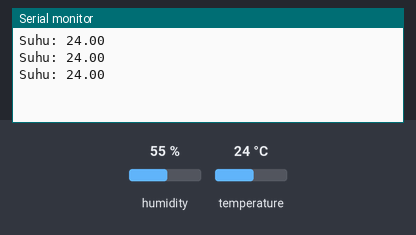
The sketch below on a simulated Arduino Uno, built with avr-gcc and run on an emulated ATmega328P. On the bench: the last lines printed to the serial monitor. The test bench sets the inputs (shaded band); at power-on: temperature 24 °C, humidity 55 %.

Above: at 2.8 s.
2.9 s: temperature set to 12 °C
At 5.5 s:
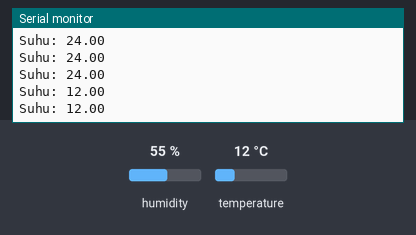
5.6 s: temperature set to 19 °C
At 6.6 s:
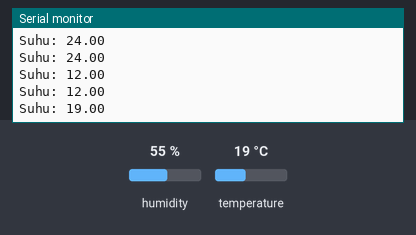
Timing chart, 0 to 8.6 s (numbered marks = the images above; inputs shaded):
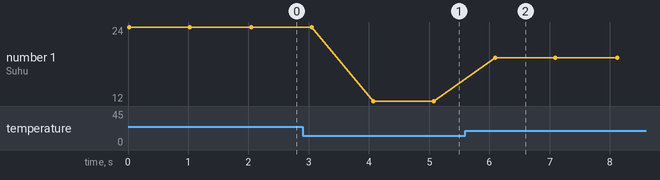

The sketch:

test_sensor_suhu.ino
```cpp
#include "DHT.h"

#define DHTTYPE DHT11
// Pin definition
const int pinDHT = 2; /* pin D4 */

// Object definition
DHT dht(pinDHT, DHTTYPE);
float suhu;

void setup() {
  Serial.begin(9600);
  dht.begin();
}

void loop() {
  suhu = dht.readTemperature();
  Serial.print("Suhu: ");
  Serial.println(suhu);
  delay(1000);
}
```

Measured:
- after the input at 2.9 s, the serial monitor: prints a new line after 1.2 s (image 1)
- after the input at 5.6 s, the serial monitor: prints a new line after 0.50 s (image 2)
- plotted number 1: 24 → 12 after the input at 2.9 s, 12 → 19 after the input at 5.6 s
